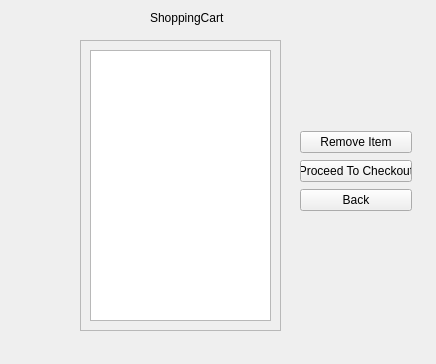
<?xml version="1.0" encoding="UTF-8"?>
<ui version="4.0">
 <class>ShoppingCartWindowNew</class>
 <widget class="QWidget" name="ShoppingCartWindowNew">
  <property name="geometry">
   <rect>
    <x>0</x>
    <y>0</y>
    <width>436</width>
    <height>364</height>
   </rect>
  </property>
  <property name="windowTitle">
   <string>Form</string>
  </property>
  <widget class="QScrollArea" name="scrollArea">
   <property name="geometry">
    <rect>
     <x>80</x>
     <y>40</y>
     <width>201</width>
     <height>291</height>
    </rect>
   </property>
   <property name="widgetResizable">
    <bool>true</bool>
   </property>
   <widget class="QWidget" name="scrollAreaWidgetContents">
    <property name="geometry">
     <rect>
      <x>0</x>
      <y>0</y>
      <width>199</width>
      <height>289</height>
     </rect>
    </property>
    <layout class="QGridLayout" name="gridLayout">
     <item row="0" column="0">
      <widget class="QListWidget" name="listWidget"/>
     </item>
    </layout>
   </widget>
  </widget>
  <widget class="QLabel" name="label">
   <property name="geometry">
    <rect>
     <x>150</x>
     <y>10</y>
     <width>91</width>
     <height>16</height>
    </rect>
   </property>
   <property name="text">
    <string>ShoppingCart</string>
   </property>
  </widget>
  <widget class="QWidget" name="layoutWidget">
   <property name="geometry">
    <rect>
     <x>300</x>
     <y>130</y>
     <width>112</width>
     <height>83</height>
    </rect>
   </property>
   <layout class="QVBoxLayout" name="verticalLayout">
    <item>
     <widget class="QPushButton" name="remove_button">
      <property name="text">
       <string>Remove Item</string>
      </property>
     </widget>
    </item>
    <item>
     <widget class="QPushButton" name="checkout_button">
      <property name="text">
       <string>Proceed To Checkout</string>
      </property>
     </widget>
    </item>
    <item>
     <widget class="QPushButton" name="back_button">
      <property name="text">
       <string>Back</string>
      </property>
     </widget>
    </item>
   </layout>
  </widget>
 </widget>
 <resources/>
 <connections/>
</ui>
